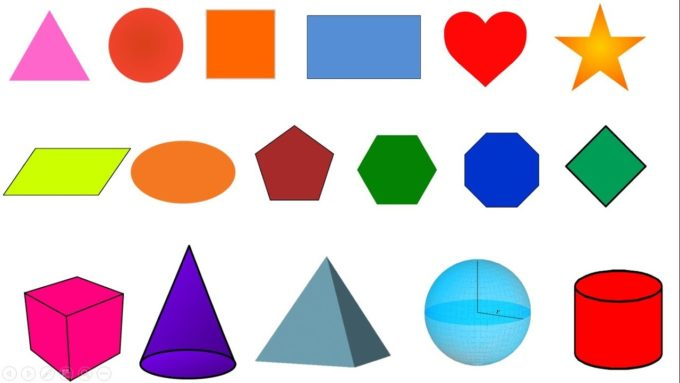
#> input picture test2/hinhhoc.jpg, 680 x 383 px
$ python shape_Detection.py
#> lines starting #> are read from the running program, lines starting #| are printed output that depends on the picture; after the words box and inside, x2 and y2 are one past the last pixel; in counts of white or black regions, pixels touching at a corner belong together
#> in main, img is the input picture: shape (383, 680, 3); mean B, G, R 199.9, 197.4, 217.1
import cv2 as cv
import mediapipe as mp
import time
import opencv
import numpy as np
class shapeDetector():
    def __init__(self):
        pass
    def getContours(img):
        imgContour=img.copy()
        imgGray=cv.cvtColor(img,cv.COLOR_BGR2GRAY)
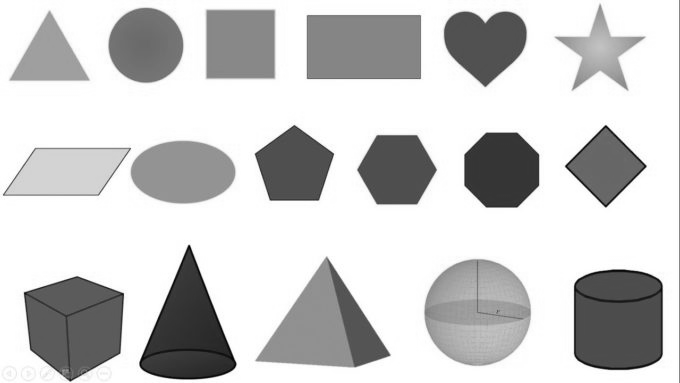
#> imgGray: shape (383, 680); min 1, max 255, mean 203.6
        imgBlur=cv.GaussianBlur(imgGray,(7,7),1)
        imgCanny=cv.Canny(imgBlur,50,50)
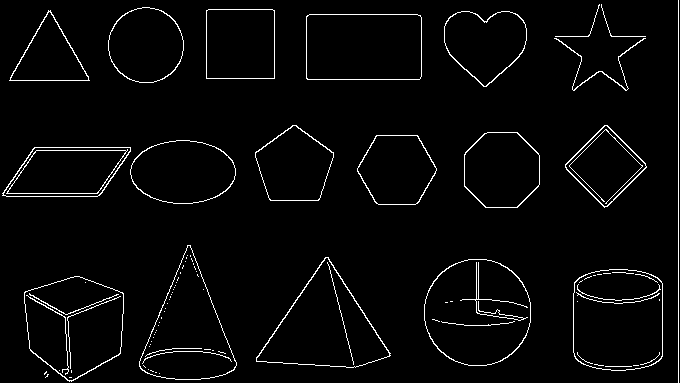
#> imgCanny: shape (383, 680); 3.1% white in thin lines or dots

        contours,hierarchy=cv.findContours(imgCanny,cv.RETR_EXTERNAL,cv.CHAIN_APPROX_NONE)
#> contours = 22 contours, 5 with area under 20; largest, box (x1, y1, x2, y2) and area: (424, 259, 531, 366) 8975, (573, 269, 663, 371) 8335, (24, 276, 124, 382) 7874, (256, 257, 391, 368) 7728, (306, 14, 422, 80) 7464
        for cnt in contours:
            area=cv.contourArea(cnt)
            if area>500:
                cv.drawContours(imgContour,cnt,-1,(255,0,0),1 )
                peri=cv.arcLength(cnt,True)
                approx=cv.approxPolyDP(cnt,0.02*peri,True)    #coordinates of  vertex
                objCor=len(approx)    #số cạnh
                x,y,w,h=cv.boundingRect(approx)

                if objCor==3:
                    objectType='Tri'
                elif objCor==4:
                    aspRatio=w/float(h)
                    if aspRatio>0.95 and aspRatio<1.05: objectType='Square'
                    else: objectType='rectangle'
                else:objectType='None'
                cv.rectangle(imgContour,(x,y),(x+w,y+h),(0,255,0),2)
                cv.putText(imgContour,objectType,(x+w//2,y+h//2),cv.FONT_HERSHEY_PLAIN,1,(0,0,0),1)
#> this loop made 22 passes
#> (area, peri, approx, objCor, x, y, w, h) on passes 6, 7, 8, 12, 15, 18: (7727.5, 402.4, [[390, 353], [325, 257], [256, 361], [355, 367]], 4, 256, 257, 135, 111), (7091, 392.9, [[187, 245], [139, 366], [209, 378], [236, 362]], 4, 139, 245, 98, 134), (4821.5, 316.8, [[2, 195], [97, 196], [130, 147], [34, 147]], 4, 2, 147, 129, 50), (3555.5, 234, [[607, 125], [565, 164], [604, 207], [646, 167]], 4, 565, 125, 82, 83), (7463.5, 355.9, [[306, 16], [307, 79], [420, 78], [420, 15]], 4, 306, 15, 115, 65), (4689, 272.8, [[206, 10], [206, 78], [274, 78], [274, 10]], 4, 206, 10, 69, 69)
#> (area, peri, approx, objCor, x, y, w, h) on pass 17: (2897, 255.1, [[48, 10], [9, 80], [89, 80]], 3, 9, 10, 81, 71)
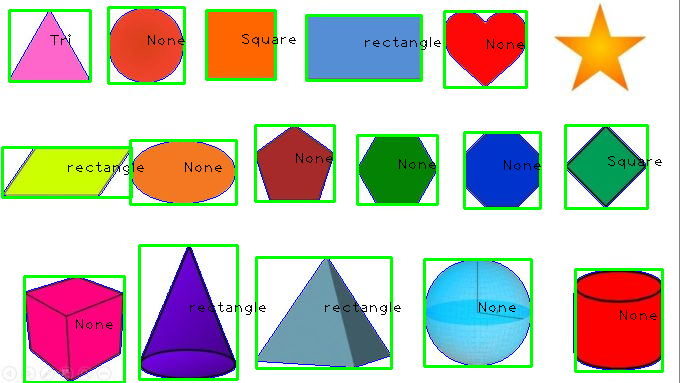
#> imgContour: shape (383, 680, 3); 7.95% of pixels changed, all inside (x1, y1, x2, y2) = (1, 6, 664, 383)
        return imgContour
def main():
    img=cv.imread('hinhhoc.jpg')
    #imgBlank=np.zeros_like(imgGray)

    imgContour=shapeDetector.getContours(img)
    #imgStack=opencv.stackImages([[imgGray,imgBlur,imgCannny],[imgBlank,imgBlank,imgBlank]],0.5)
    #imgStack=opencv.stackImages([img,imgContour],0.5)

    #cv.imshow('Detection',imgStack)
    cv.imshow('Detection',img)
    cv.imshow('Detection1',imgContour)
    cv.waitKey(0)
if __name__ == "__main__":
    main()
